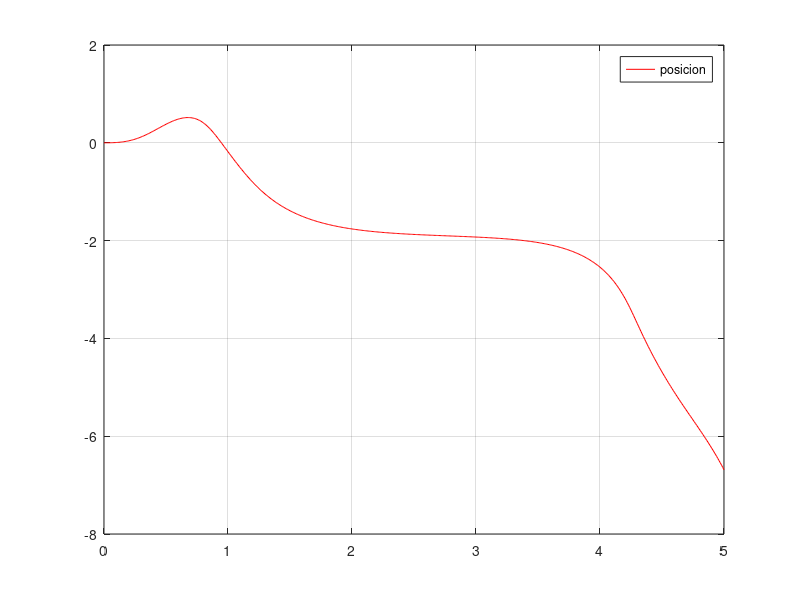
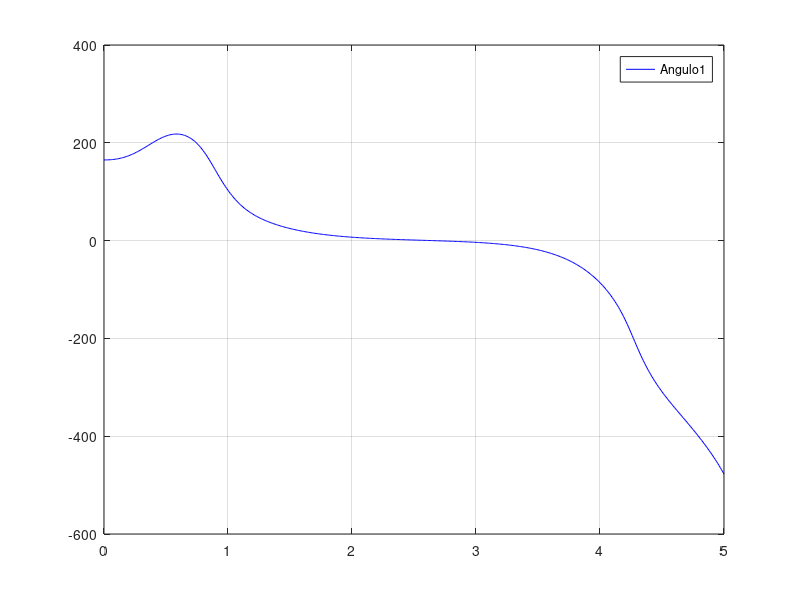

These figures' MATLAB source, in order: (Note: this script raises an error after producing the figures.)
%% VALIDACION DEL MODLEO MATEMATICO PENDULO SIMPLE INVERTIDO
%% BORAR VARIABLES DEL SISTEMA
clc,clear all,close all;
%% TIEMPOS DE SIMULACION 
ts=0.01;
t_final=5;
to=0;
t=[to:ts:t_final];
%% VALORES DEL SISTEMA PAPPER MARCELO
m_0=0.48;
m_1=0.16;
l_1=0.5;
g=9.8;
B_0=3.83;
B_1=0.0218;
I_1=(1/12)*m_1*l_1^2;
%% CONDICIONES INICIALES DEL SISTEMA POSICIONES LINEALES Y ANGULARES
x(1)=0;
theta1(1)=165*pi/180;
%% CONDICIONES INICIALES DEL SISTEMA VELOCIDADES LINEALES Y ANGULARES
x_p(1)=0;
theta1_p(1)=0*pi/180;
%% ENTRADA DEL SISTEMA
u=0*ones(1,length(t));
%% BUCLE SE SOLUCION NUMERICA
for k=1:length(t)
   X(:,k)=[x(k);x_p(k);theta1(k);theta1_p(k)];
   h=[x(k);theta1(k)];
   hp=[x_p(k);theta1_p(k)];
   M=[m_0 + m_1, l_1*m_1*cos(theta1(k)); l_1*m_1*cos(theta1(k)), m_1*l_1^2 + I_1];
   C=[0, -l_1*m_1*theta1_p(k)*sin(theta1(k)); 0, 0];
   G=[0; -g*l_1*m_1*sin(theta1(k))];
   E=[1;0];
   Fr=[-B_0, 0; 0, -B_1];
   u(k)=2.542*theta1_p(k);
   hpp=inv(M)*(E*u(k)+Fr*hp-C*hp-G);
   
   x_p(k+1)=x_p(k)+ts*hpp(1);
   theta1_p(k+1)=theta1_p(k)+ts*hpp(2);
   
   x(k+1)=x(k)+ts*x_p(k);
   theta1(k+1)=theta1(k)+ts*theta1_p(k);
   
end

figure(1)
plot(t,x(1:length(t)),'r')
grid on
hold on
legend('posicion')
figure(2)
plot(t,theta1(1:length(t))*180/pi,'b')
grid on
hold on
legend('Angulo1')

figure(3)
for k=1:5:length(t)
    drawpend(X(:,k)',m_1,m_0,l_1);
end